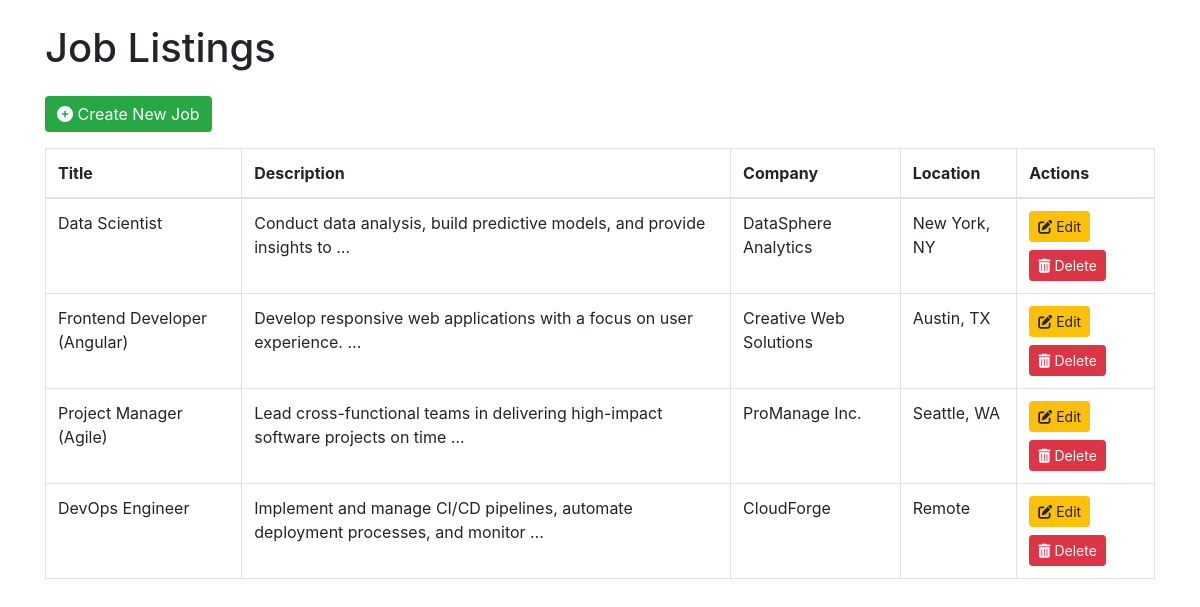
Screenshot of /jobs/ with the database file from the repository.
### jobs/models.py (models this page shows, shortened)
class Job(models.Model):
    title = models.CharField(max_length=200)
    description = models.TextField()
    company = models.CharField(max_length=200)
    location = models.CharField(max_length=200)
    salary = models.DecimalField(max_digits=10, decimal_places=2, null=True, blank=True)  # Ensure this line exists

### jobs/views.py (the view)
# urls.py: path('', job_list, name='job_list'),
def job_list(request):
    jobs = Job.objects.all()
    return render(request, 'jobs/job_list.html', {'jobs': jobs})

### jobs/templates/jobs/job_list.html (shortened to what this page needs)
<!DOCTYPE html>
<html lang="en">
<head>
    <link href="https://stackpath.bootstrapcdn.com/bootstrap/4.5.2/css/bootstrap.min.css" rel="stylesheet">
    <link rel="stylesheet" href="https://cdnjs.cloudflare.com/ajax/libs/font-awesome/6.0.0-beta3/css/all.min.css">
</head>
<body>
<div class="container">
    <h1 class="my-4">Job Listings</h1>
    <a href="{% url 'job_create' %}" class="btn btn-create mb-3">
        <i class="fas fa-plus-circle"></i> Create New Job
    </a>
    <table class="table table-bordered">
        <thead>
            <tr>
                <th>Title</th>
                <th>Description</th>
                <th>Company</th>
                <th>Location</th>
                <th>Actions</th>
            </tr>
        </thead>
        <tbody>
            {% for job in jobs %}
                <tr>
                    <td>{{ job.title }}</td>
                    <td>{{ job.description|truncatewords:10 }}</td>
                    <td>{{ job.company }}</td>
                    <td>{{ job.location }}</td>
                    <td>
                        <a href="{% url 'job_update' job.pk %}" class="btn btn-warning btn-sm mb-2">
                            <i class="fas fa-edit"></i> Edit
                        </a>
                        <a href="{% url 'job_delete' job.pk %}" class="btn btn-danger btn-sm">
                            <i class="fas fa-trash-alt"></i> Delete
                        </a>
                    </td>
                </tr>
            {% endfor %}
        </tbody>
    </table>
</div>
</body>
</html>

### jobs/templates/jobs/job_list.html (style rules this page uses)
.btn-create { background-color: #28a745; color: white; border: none; font-size: 1rem; }

### rows the page displays
Job: title "Data Scientist", description "Conduct data analysis, build predictive models, and provide insights to …", company "DataSphere Analytics", location "New York, NY"
Job: title "Frontend Developer (Angular)", description "Develop responsive web applications with a focus on user experience. …", company "Creative Web Solutions", location "Austin, TX"
Job: title "Project Manager (Agile)", description "Lead cross-functional teams in delivering high-impact software projects on time …", company "ProManage Inc.", location "Seattle, WA"
Job: title "DevOps Engineer", description "Implement and manage CI/CD pipelines, automate deployment processes, and monitor …", company "CloudForge", location "Remote"
